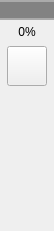
<?xml version="1.0" encoding="UTF-8"?>
<ui version="4.0">
 <class>MiniPage</class>
 <widget class="QWidget" name="MiniPage">
  <property name="geometry">
   <rect>
    <x>0</x>
    <y>0</y>
    <width>54</width>
    <height>231</height>
   </rect>
  </property>
  <property name="windowTitle">
   <string>Form</string>
  </property>
  <property name="styleSheet">
   <string notr="true">#dragWidget {
	background-color: rgb(135, 135, 135);
	border-top: 2px solid rgb(150, 150, 150);
	border-bottom: 2px solid rgb(150, 150, 150);
}</string>
  </property>
  <layout class="QVBoxLayout" name="verticalLayout_3">
   <property name="spacing">
    <number>0</number>
   </property>
   <property name="leftMargin">
    <number>0</number>
   </property>
   <property name="topMargin">
    <number>0</number>
   </property>
   <property name="rightMargin">
    <number>0</number>
   </property>
   <property name="bottomMargin">
    <number>0</number>
   </property>
   <item>
    <widget class="QWidget" name="widget_3" native="true">
     <layout class="QVBoxLayout" name="verticalLayout_2">
      <property name="spacing">
       <number>0</number>
      </property>
      <property name="leftMargin">
       <number>0</number>
      </property>
      <property name="topMargin">
       <number>0</number>
      </property>
      <property name="rightMargin">
       <number>0</number>
      </property>
      <property name="bottomMargin">
       <number>0</number>
      </property>
      <item>
       <widget class="DragWidget" name="dragWidget">
        <property name="minimumSize">
         <size>
          <width>0</width>
          <height>20</height>
         </size>
        </property>
        <property name="styleSheet">
         <string notr="true">background-color: rgb(130, 130, 130);
border-top: 2px solid rgb(170, 170, 170);
border-bottom: 2px solid rgb(170, 170, 170);</string>
        </property>
        <property name="text">
         <string/>
        </property>
       </widget>
      </item>
      <item>
       <spacer name="verticalSpacer">
        <property name="orientation">
         <enum>Qt::Vertical</enum>
        </property>
        <property name="sizeHint" stdset="0">
         <size>
          <width>20</width>
          <height>40</height>
         </size>
        </property>
       </spacer>
      </item>
      <item>
       <widget class="QLabel" name="progressLabel">
        <property name="text">
         <string>0%</string>
        </property>
        <property name="alignment">
         <set>Qt::AlignCenter</set>
        </property>
       </widget>
      </item>
      <item>
       <widget class="QWidget" name="widget_2" native="true">
        <layout class="QHBoxLayout" name="horizontalLayout" stretch="1,0,1">
         <property name="leftMargin">
          <number>0</number>
         </property>
         <property name="topMargin">
          <number>7</number>
         </property>
         <property name="rightMargin">
          <number>0</number>
         </property>
         <property name="bottomMargin">
          <number>7</number>
         </property>
         <item>
          <spacer name="horizontalSpacer">
           <property name="orientation">
            <enum>Qt::Horizontal</enum>
           </property>
           <property name="sizeHint" stdset="0">
            <size>
             <width>20</width>
             <height>20</height>
            </size>
           </property>
          </spacer>
         </item>
         <item>
          <widget class="QWidget" name="widget" native="true">
           <layout class="QVBoxLayout" name="verticalLayout">
            <property name="leftMargin">
             <number>0</number>
            </property>
            <property name="topMargin">
             <number>0</number>
            </property>
            <property name="rightMargin">
             <number>0</number>
            </property>
            <property name="bottomMargin">
             <number>0</number>
            </property>
            <item>
             <widget class="QPushButton" name="standardGuiButton">
              <property name="minimumSize">
               <size>
                <width>40</width>
                <height>40</height>
               </size>
              </property>
              <property name="maximumSize">
               <size>
                <width>40</width>
                <height>40</height>
               </size>
              </property>
              <property name="text">
               <string/>
              </property>
              <property name="icon">
               <iconset resource="CoreResources.qrc">
                <normaloff>:/Icons/Up_arrow.png</normaloff>:/Icons/Up_arrow.png</iconset>
              </property>
              <property name="iconSize">
               <size>
                <width>40</width>
                <height>40</height>
               </size>
              </property>
              <property name="flat">
               <bool>false</bool>
              </property>
             </widget>
            </item>
            <item>
             <widget class="QPushButton" name="exportButton">
              <property name="enabled">
               <bool>false</bool>
              </property>
              <property name="minimumSize">
               <size>
                <width>40</width>
                <height>40</height>
               </size>
              </property>
              <property name="maximumSize">
               <size>
                <width>40</width>
                <height>40</height>
               </size>
              </property>
              <property name="text">
               <string/>
              </property>
              <property name="icon">
               <iconset resource="CoreResources.qrc">
                <normaloff>:/Icons/Save.png</normaloff>:/Icons/Save.png</iconset>
              </property>
              <property name="iconSize">
               <size>
                <width>40</width>
                <height>40</height>
               </size>
              </property>
              <property name="flat">
               <bool>true</bool>
              </property>
             </widget>
            </item>
            <item>
             <widget class="QPushButton" name="closeButton">
              <property name="minimumSize">
               <size>
                <width>40</width>
                <height>40</height>
               </size>
              </property>
              <property name="maximumSize">
               <size>
                <width>40</width>
                <height>40</height>
               </size>
              </property>
              <property name="text">
               <string/>
              </property>
              <property name="icon">
               <iconset resource="CoreResources.qrc">
                <normaloff>:/Icons/Exit.png</normaloff>:/Icons/Exit.png</iconset>
              </property>
              <property name="iconSize">
               <size>
                <width>40</width>
                <height>40</height>
               </size>
              </property>
              <property name="flat">
               <bool>true</bool>
              </property>
             </widget>
            </item>
            <item>
             <widget class="QPushButton" name="measureAndPlotButton">
              <property name="minimumSize">
               <size>
                <width>40</width>
                <height>40</height>
               </size>
              </property>
              <property name="maximumSize">
               <size>
                <width>40</width>
                <height>40</height>
               </size>
              </property>
              <property name="text">
               <string/>
              </property>
              <property name="icon">
               <iconset resource="CoreResources.qrc">
                <normaloff>:/Icons/Run.png</normaloff>:/Icons/Run.png</iconset>
              </property>
              <property name="iconSize">
               <size>
                <width>40</width>
                <height>40</height>
               </size>
              </property>
              <property name="flat">
               <bool>true</bool>
              </property>
             </widget>
            </item>
           </layout>
          </widget>
         </item>
         <item>
          <spacer name="horizontalSpacer_2">
           <property name="orientation">
            <enum>Qt::Horizontal</enum>
           </property>
           <property name="sizeHint" stdset="0">
            <size>
             <width>20</width>
             <height>20</height>
            </size>
           </property>
          </spacer>
         </item>
        </layout>
       </widget>
      </item>
     </layout>
    </widget>
   </item>
  </layout>
 </widget>
 <customwidgets>
  <customwidget>
   <class>DragWidget</class>
   <extends>QLabel</extends>
   <header>DragWidget.h</header>
  </customwidget>
 </customwidgets>
 <resources>
  <include location="CoreResources.qrc"/>
 </resources>
 <connections/>
</ui>
